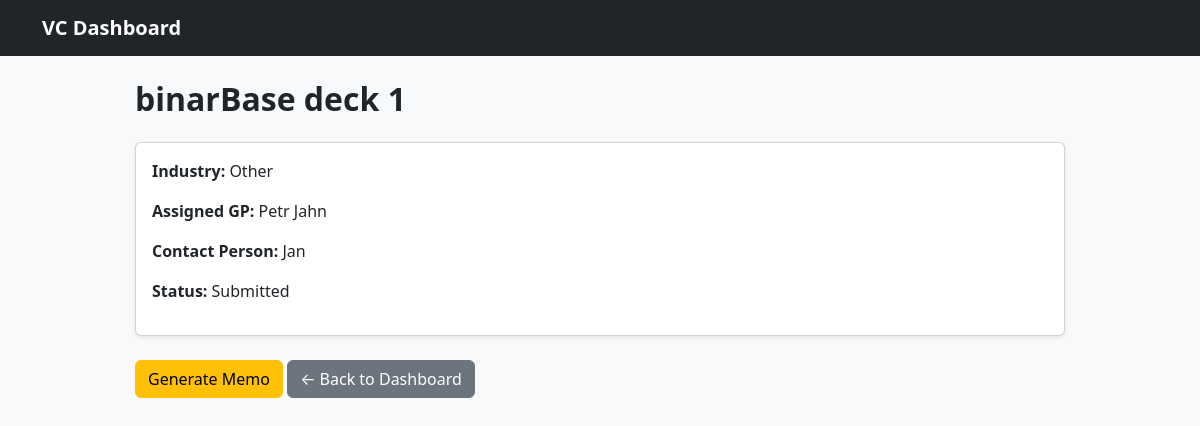
Screenshot of /startup/10 with the database file from the repository.
### app.py (models this page shows)
class Startup(db.Model):
    id = db.Column(db.Integer, primary_key=True)
    name = db.Column(db.String(200), nullable=False)
    industry = db.Column(db.String(100))
    stage = db.Column(db.String(50))
    assigned_gp = db.Column(db.String(100))
    contact_person = db.Column(db.String(100))
    founders = db.Column(db.Text)
    arr = db.Column(db.Float)
    funding = db.Column(db.Float)
    valuation = db.Column(db.Float)
    gp_notes = db.Column(db.Text)  # store raw memo markdown
    status = db.Column(db.String(50))
    memo_pdf = db.Column(db.String(200))
    deck_file = db.Column(db.String(200))

### app.py (the view)
@app.route("/startup/<int:startup_id>")
def view_startup(startup_id):
    startup = Startup.query.get_or_404(startup_id)
    return render_template("startup.html", startup=startup)

### templates/startup.html (shortened to what this page needs)
{% extends "base.html" %}
{% block content %}
<h2 class="fw-bold mb-4">{{ startup.name }}</h2>
<div class="card shadow-sm mb-4">
  <div class="card-body">
    <p><strong>Industry:</strong> {{ startup.industry }}</p>
    <p><strong>Assigned GP:</strong> {{ startup.assigned_gp }}</p>
    <p><strong>Contact Person:</strong> {{ startup.contact_person }}</p>
    <p><strong>Status:</strong> {{ startup.status }}</p>
  </div>
</div>
<div class="mb-3">
  {% if startup.memo_pdf %}
    <a href="{{ url_for('download_file', filename=startup.memo_pdf) }}" class="btn btn-success">Download Memo</a>
  {% else %}
    <a href="{{ url_for('generate_memo_for_startup', startup_id=startup.id) }}" class="btn btn-warning">Generate Memo</a>
  {% endif %}
  <a href="{{ url_for('dashboard') }}" class="btn btn-secondary">← Back to Dashboard</a>
</div>
{% endblock %}

### rows the page displays
Startup: name "binarBase deck 1", industry "Other", assigned_gp "Petr Jahn", contact_person "Jan", status "Submitted"
